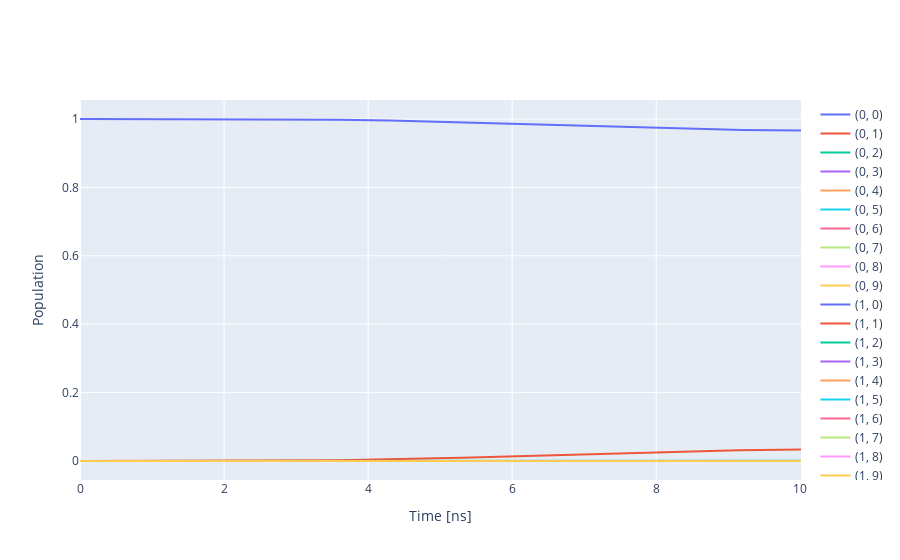

The notebook cell saved with this chart:
### Code cell
parameter_map = PMap(instructions=readout_gates, model=model, generator=generator)
exp = Exp(pmap=parameter_map)

model.use_FR = False
exp.use_control_fields = False

exp.set_opt_gates(['Readout[1]'])
unitaries = exp.compute_propagators()

psi_init = [[0] * model.tot_dim]
psi_init[0][0] = 1
init_state = tf.transpose(tf.constant(psi_init, tf.complex128))
sequence = ['Readout[1]']
plotPopulation(exp=exp, psi_init=init_state, sequence=sequence, usePlotly=True)

### Figure 1 — Plotly figure (JSON) as saved in the notebook; plotly's stock layout.template omitted (floating-point values rounded to 4 significant figures; data arrays with more than 128 entries replaced by an {"elided": "..."} marker saying what was removed)
{"data": [{"mode": "lines", "name": "(0, 0)", "type": "scatter", "x": {"elided": "1001 float values"}, "y": {"elided": "1001 float values"}}, {"mode": "lines", "name": "(0, 1)", "type": "scatter", "x": {"elided": "1001 float values"}, "y": {"elided": "1001 float values"}}, {"mode": "lines", "name": "(0, 2)", "type": "scatter", "x": {"elided": "1001 float values"}, "y": {"elided": "1001 float values"}}, {"mode": "lines", "name": "(0, 3)", "type": "scatter", "x": {"elided": "1001 float values"}, "y": {"elided": "1001 float values"}}, {"mode": "lines", "name": "(0, 4)", "type": "scatter", "x": {"elided": "1001 float values"}, "y": {"elided": "1001 float values"}}, {"mode": "lines", "name": "(0, 5)", "type": "scatter", "x": {"elided": "1001 float values"}, "y": {"elided": "1001 float values"}}, {"mode": "lines", "name": "(0, 6)", "type": "scatter", "x": {"elided": "1001 float values"}, "y": {"elided": "1001 float values"}}, {"mode": "lines", "name": "(0, 7)", "type": "scatter", "x": {"elided": "1001 float values"}, "y": {"elided": "1001 float values"}}, {"mode": "lines", "name": "(0, 8)", "type": "scatter", "x": {"elided": "1001 float values"}, "y": {"elided": "1001 float values"}}, {"mode": "lines", "name": "(0, 9)", "type": "scatter", "x": {"elided": "1001 float values"}, "y": {"elided": "1001 float values"}}, {"mode": "lines", "name": "(1, 0)", "type": "scatter", "x": {"elided": "1001 float values"}, "y": {"elided": "1001 float values"}}, {"mode": "lines", "name": "(1, 1)", "type": "scatter", "x": {"elided": "1001 float values"}, "y": {"elided": "1001 float values"}}, {"mode": "lines", "name": "(1, 2)", "type": "scatter", "x": {"elided": "1001 float values"}, "y": {"elided": "1001 float values"}}, {"mode": "lines", "name": "(1, 3)", "type": "scatter", "x": {"elided": "1001 float values"}, "y": {"elided": "1001 float values"}}, {"mode": "lines", "name": "(1, 4)", "type": "scatter", "x": {"elided": "1001 float values"}, "y": {"elided": "1001 float values"}}, {"mode": "lines", "name": "(1, 5)", "type": "scatter", "x": {"elided": "1001 float values"}, "y": {"elided": "1001 float values"}}, {"mode": "lines", "name": "(1, 6)", "type": "scatter", "x": {"elided": "1001 float values"}, "y": {"elided": "1001 float values"}}, {"mode": "lines", "name": "(1, 7)", "type": "scatter", "x": {"elided": "1001 float values"}, "y": {"elided": "1001 float values"}}, {"mode": "lines", "name": "(1, 8)", "type": "scatter", "x": {"elided": "1001 float values"}, "y": {"elided": "1001 float values"}}, {"mode": "lines", "name": "(1, 9)", "type": "scatter", "x": {"elided": "1001 float values"}, "y": {"elided": "1001 float values"}}, {"mode": "lines", "name": "(2, 0)", "type": "scatter", "x": {"elided": "1001 float values"}, "y": {"elided": "1001 float values"}}, {"mode": "lines", "name": "(2, 1)", "type": "scatter", "x": {"elided": "1001 float values"}, "y": {"elided": "1001 float values"}}, {"mode": "lines", "name": "(2, 2)", "type": "scatter", "x": {"elided": "1001 float values"}, "y": {"elided": "1001 float values"}}, {"mode": "lines", "name": "(2, 3)", "type": "scatter", "x": {"elided": "1001 float values"}, "y": {"elided": "1001 float values"}}, {"mode": "lines", "name": "(2, 4)", "type": "scatter", "x": {"elided": "1001 float values"}, "y": {"elided": "1001 float values"}}, {"mode": "lines", "name": "(2, 5)", "type": "scatter", "x": {"elided": "1001 float values"}, "y": {"elided": "1001 float values"}}, {"mode": "lines", "name": "(2, 6)", "type": "scatter", "x": {"elided": "1001 float values"}, "y": {"elided": "1001 float values"}}, {"mode": "lines", "name": "(2, 7)", "type": "scatter", "x": {"elided": "1001 float values"}, "y": {"elided": "1001 float values"}}, {"mode": "lines", "name": "(2, 8)", "type": "scatter", "x": {"elided": "1001 float values"}, "y": {"elided": "1001 float values"}}, {"mode": "lines", "name": "(2, 9)", "type": "scatter", "x": {"elided": "1001 float values"}, "y": {"elided": "1001 float values"}}], "layout": {"xaxis": {"title": {"text": "Time [ns]"}}, "yaxis": {"title": {"text": "Population"}}}}
